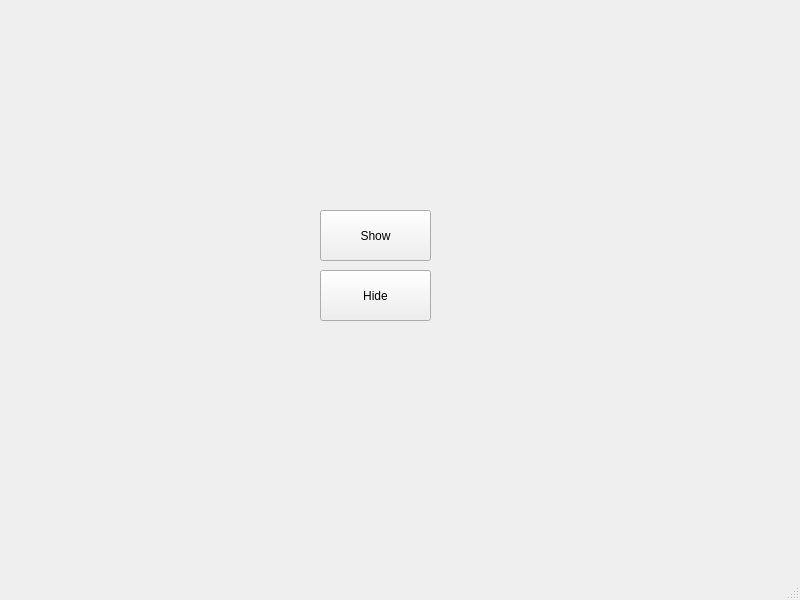
<?xml version="1.0" encoding="UTF-8"?>
<ui version="4.0">
 <class>MainWindow</class>
 <widget class="QMainWindow" name="MainWindow">
  <property name="geometry">
   <rect>
    <x>0</x>
    <y>0</y>
    <width>800</width>
    <height>600</height>
   </rect>
  </property>
  <property name="windowTitle">
   <string>MainWindow</string>
  </property>
  <widget class="QWidget" name="centralwidget">
   <widget class="QPushButton" name="pushButton">
    <property name="geometry">
     <rect>
      <x>320</x>
      <y>210</y>
      <width>111</width>
      <height>51</height>
     </rect>
    </property>
    <property name="text">
     <string>Show</string>
    </property>
   </widget>
   <widget class="QLabel" name="label">
    <property name="enabled">
     <bool>true</bool>
    </property>
    <property name="geometry">
     <rect>
      <x>30</x>
      <y>60</y>
      <width>681</width>
      <height>431</height>
     </rect>
    </property>
    <property name="text">
     <string/>
    </property>
   </widget>
   <widget class="QPushButton" name="pushButton_2">
    <property name="geometry">
     <rect>
      <x>320</x>
      <y>270</y>
      <width>111</width>
      <height>51</height>
     </rect>
    </property>
    <property name="text">
     <string>Hide</string>
    </property>
   </widget>
   <zorder>label</zorder>
   <zorder>pushButton</zorder>
   <zorder>pushButton_2</zorder>
  </widget>
  <widget class="QMenuBar" name="menubar">
   <property name="geometry">
    <rect>
     <x>0</x>
     <y>0</y>
     <width>800</width>
     <height>21</height>
    </rect>
   </property>
  </widget>
  <widget class="QStatusBar" name="statusbar"/>
 </widget>
 <resources/>
 <connections/>
</ui>
